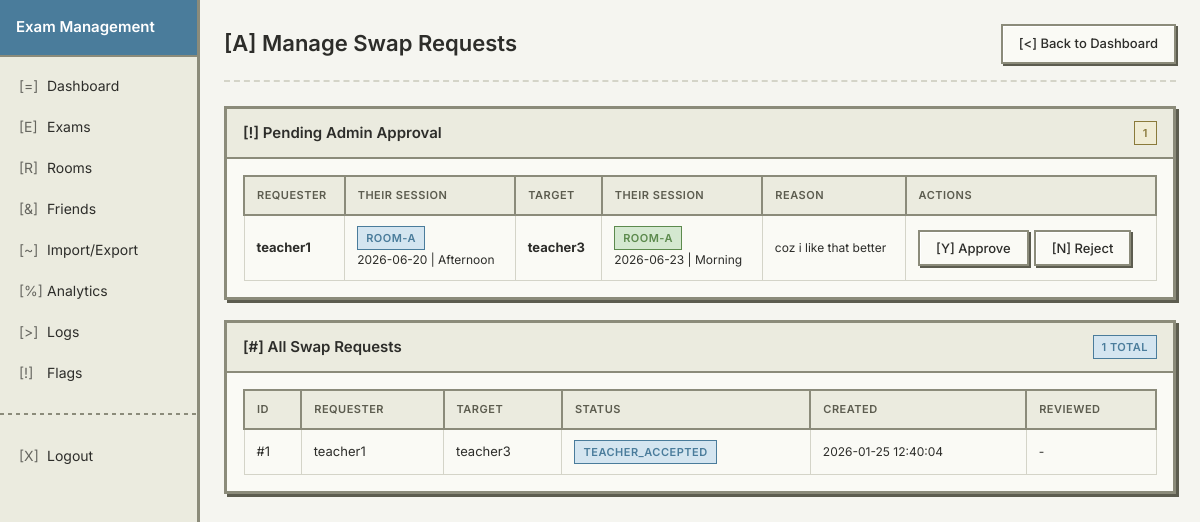
The app's page /admin/swap_requests (signed in) with its own data.
### tables this page shows
CREATE TABLE swap_requests (
            id INTEGER PRIMARY KEY AUTOINCREMENT,
            requester_username TEXT NOT NULL,
            target_username TEXT NOT NULL,
            requester_schedule_id INTEGER NOT NULL,
            target_schedule_id INTEGER NOT NULL,
            status TEXT DEFAULT 'pending',
            reason TEXT,
            admin_notes TEXT,
            created_at TIMESTAMP DEFAULT CURRENT_TIMESTAMP,
            reviewed_at TIMESTAMP,
            reviewed_by TEXT,
            FOREIGN KEY (requester_schedule_id) REFERENCES teacher_schedule(id),
            FOREIGN KEY (target_schedule_id) REFERENCES teacher_schedule(id)
        );

CREATE TABLE teacher_schedule (
            id INTEGER PRIMARY KEY AUTOINCREMENT,
            teacher_username TEXT NOT NULL,
            room_name TEXT NOT NULL,
            exam_date TEXT NOT NULL,
            exam_time TEXT NOT NULL,
            UNIQUE (teacher_username, exam_date, exam_time),
            UNIQUE (room_name, exam_date, exam_time)
        );

### app.py (the view)
@app.route('/admin/swap_requests')
@require_admin
def admin_swap_requests():
    conn = sqlite3.connect(DB_PATH)
    cursor = conn.cursor()
    cursor.execute('''
        SELECT sr.id, sr.requester_username, sr.target_username, sr.status, sr.reason,
               sr.admin_notes, sr.created_at, sr.reviewed_at, sr.reviewed_by,
               ts1.room_name as req_room, ts1.exam_date as req_date, ts1.exam_time as req_time,
               ts2.room_name as tgt_room, ts2.exam_date as tgt_date, ts2.exam_time as tgt_time
        FROM swap_requests sr
        JOIN teacher_schedule ts1 ON sr.requester_schedule_id = ts1.id
        JOIN teacher_schedule ts2 ON sr.target_schedule_id = ts2.id
        ORDER BY
            CASE sr.status WHEN 'teacher_accepted' THEN 0 WHEN 'pending' THEN 1 ELSE 2 END,
            sr.created_at DESC
    ''')
    requests = []
    for row in cursor.fetchall():
        requests.append({
            'id': row[0],
            'requester': row[1],
            'target': row[2],
            'status': row[3],
            'reason': row[4],
            'admin_notes': row[5],
            'created_at': row[6],
            'reviewed_at': row[7],
            'reviewed_by': row[8],
            'requester_session': {'room': row[9], 'date': row[10], 'time': row[11]},
            'target_session': {'room': row[12], 'date': row[13], 'time': row[14]}
        })
    conn.close()
    return render_template('admin_swap_requests.html', requests=requests)

### app.py (called while the page is built)
def require_admin(f):
    @wraps(f)
    def decorated_function(*args, **kwargs):
        if 'role' not in session or session['role'] != 'admin':
            flash('Admin access required.', 'danger')
            return redirect(url_for('login'))
        return f(*args, **kwargs)
    return decorated_function

### templates/admin_swap_requests.html (shortened to what this page needs)
{% extends "base_retro.html" %}
{% block content %}
<div class="page-header">
    <h1>[A] Manage Swap Requests</h1>
    <a href="{{ url_for('admin_dashboard') }}" class="btn">[<] Back to Dashboard</a>
</div>
<div class="card mb-2">
    <div class="card-header flex-between">
        <h3>[!] Pending Admin Approval</h3>
        <span class="badge badge-yellow">{{ requests|selectattr('status', 'equalto', 'teacher_accepted')|list|length }}</span>
    </div>
    <div class="card-body">
        {% set pending = requests|selectattr('status', 'equalto', 'teacher_accepted')|list %}
        {% if pending %}
        <table class="table">
            <thead>
                <tr>
                    <th>Requester</th>
                    <th>Their Session</th>
                    <th>Target</th>
                    <th>Their Session</th>
                    <th>Reason</th>
                    <th>Actions</th>
                </tr>
            </thead>
            <tbody>
                {% for req in pending %}
                <tr>
                    <td><strong>{{ req.requester }}</strong></td>
                    <td>
                        <span class="badge badge-blue">{{ req.requester_session.room }}</span><br>
                        <span class="text-sm">{{ req.requester_session.date }} | {{ req.requester_session.time }}</span>
                    </td>
                    <td><strong>{{ req.target }}</strong></td>
                    <td>
                        <span class="badge badge-green">{{ req.target_session.room }}</span><br>
                        <span class="text-sm">{{ req.target_session.date }} | {{ req.target_session.time }}</span>
                    </td>
                    <td class="text-sm">{{ req.reason or '-' }}</td>
                    <td>
                        <div style="display: flex; gap: 5px;">
                            <form method="POST" action="{{ url_for('approve_swap_request', request_id=req.id) }}" style="display: inline;">
                                <button type="submit" class="btn btn-sm btn-success">[Y] Approve</button>
                            </form>
                            <button type="button" class="btn btn-sm btn-danger" onclick="showRejectModal({{ req.id }})">[N] Reject</button>
                        </div>
                    </td>
                </tr>
                {% endfor %}
            </tbody>
        </table>
        {% else %}
        <div class="empty-state">
            <div class="empty-state-icon">[OK]</div>
            <p>No swap requests awaiting approval.</p>
        </div>
        {% endif %}
    </div>
</div>
<div class="card">
    <div class="card-header flex-between">
        <h3>[#] All Swap Requests</h3>
        <span class="badge badge-blue">{{ requests|length }} total</span>
    </div>
    <div class="card-body">
        {% if requests %}
        <table class="table">
            <thead>
                <tr>
                    <th>ID</th>
                    <th>Requester</th>
                    <th>Target</th>
                    <th>Status</th>
                    <th>Created</th>
                    <th>Reviewed</th>
                </tr>
            </thead>
            <tbody>
                {% for req in requests %}
                <tr>
                    <td>#{{ req.id }}</td>
                    <td>{{ req.requester }}</td>
                    <td>{{ req.target }}</td>
                    <td>
                        <span class="badge {% if req.status == 'approved' %}badge-green{% elif req.status == 'teacher_accepted' %}badge-blue{% elif req.status == 'pending' %}badge-yellow{% else %}badge-red{% endif %}">
                            {{ req.status }}
                        </span>
                    </td>
                    <td class="text-sm">{{ req.created_at }}</td>
                    <td class="text-sm">
                        {% if req.reviewed_at %}
                        {{ req.reviewed_at }}<br>
                        <span class="text-muted">by {{ req.reviewed_by }}</span>
                        {% else %}
                        -
                        {% endif %}
                    </td>
                </tr>
                {% endfor %}
            </tbody>
        </table>
        {% else %}
        <div class="empty-state">
            <div class="empty-state-icon">[?]</div>
            <p>No swap requests found.</p>
        </div>
        {% endif %}
    </div>
</div>
{% endblock %}

### static/css/retro.css (style rules this page uses)
:root { --bg-primary: #f5f5f0; --bg-secondary: #ebebdf; --bg-card: #fafaf5; --border-color: #8b8b7a; --border-dark: #5c5c4f; --border-light: #d4d4c8; --text-primary: #2d2d2a; --text-secondary: #5c5c4f; --text-muted: #8b8b7a; --accent-blue: #4a7c9b; --accent-green: #5c8a4d; --accent-red: #9b4a4a; --accent-yellow: #b8a44a; --accent-purple: #7a5c8a; --shadow: 2px 2px 0 #8b8b7a; --shadow-inset: inset 1px 1px 0 #d4d4c8, inset -1px -1px 0 #5c5c4f; }
* { box-sizing: border-box; }
body { font-family: 'Inter', -apple-system, sans-serif; background-color: var(--bg-primary); color: var(--text-primary); margin: 0; padding: 0; min-height: 100vh; font-size: 14px; line-height: 1.5; }
.card { background: var(--bg-card); border: 3px solid var(--border-color); box-shadow: 3px 3px 0 var(--border-dark); margin-bottom: 20px; }
.card-header { padding: 12px 16px; background: var(--bg-secondary); border-bottom: 2px solid var(--border-color); font-weight: 600; display: flex; align-items: center; justify-content: space-between; }
.card-header h2, .card-header h3 { margin: 0; font-size: 15px; font-weight: 600; }
.card-body { padding: 16px; }
.btn { display: inline-flex; align-items: center; justify-content: center; padding: 8px 16px; font-family: inherit; font-size: 13px; font-weight: 500; border: 2px solid var(--border-color); background: var(--bg-card); color: var(--text-primary); cursor: pointer; box-shadow: 2px 2px 0 var(--border-dark), inset 1px 1px 0 #fff; transition: none; text-decoration: none; }
.btn-success { background: var(--accent-green); color: white; border-color: #4a7040; }
.btn-danger { background: var(--accent-red); color: white; border-color: #7a3a3a; }
.btn-sm { padding: 4px 10px; font-size: 12px; }
.table { width: 100%; border-collapse: collapse; font-size: 13px; }
.table th { text-align: left; padding: 10px 12px; background: var(--bg-secondary); border: 2px solid var(--border-color); font-weight: 600; color: var(--text-secondary); text-transform: uppercase; font-size: 11px; letter-spacing: 0.5px; }
.table td { padding: 10px 12px; border: 1px solid var(--border-light); background: var(--bg-card); }
.badge { display: inline-block; padding: 3px 8px; font-size: 11px; font-weight: 600; border: 1px solid; text-transform: uppercase; letter-spacing: 0.5px; }
.badge-blue { background: #d4e5f0; color: var(--accent-blue); border-color: var(--accent-blue); }
.badge-green { background: #d4e8d0; color: var(--accent-green); border-color: var(--accent-green); }
.badge-yellow { background: #f0ecd4; color: #8a7a3a; border-color: var(--accent-yellow); }
.page-header { display: flex; align-items: center; justify-content: space-between; margin-bottom: 24px; padding-bottom: 16px; border-bottom: 2px dashed var(--border-light); }
.page-header h1 { margin: 0; font-size: 22px; font-weight: 600; color: var(--text-primary); }
.text-sm { font-size: 12px; }
.mb-2 { margin-bottom: 16px; }
.flex-between { display: flex; justify-content: space-between; align-items: center; }
.card { background: var(--bg-card); border: 3px solid var(--border-color); box-shadow: 3px 3px 0 var(--border-dark); margin-bottom: 20px; transition: transform 0.15s ease, box-shadow 0.15s ease; }
.btn { display: inline-flex; align-items: center; justify-content: center; padding: 8px 16px; font-family: inherit; font-size: 13px; font-weight: 500; border: 2px solid var(--border-color); background: var(--bg-card); color: var(--text-primary); cursor: pointer; box-shadow: 2px 2px 0 var(--border-dark), inset 1px 1px 0 #fff; transition: background 0.15s ease, transform 0.1s ease; text-decoration: none; }
.table tr { transition: background 0.15s ease; }
.badge { display: inline-block; padding: 3px 8px; font-size: 11px; font-weight: 600; border: 1px solid; text-transform: uppercase; letter-spacing: 0.5px; transition: transform 0.15s ease; }

### records on screen
swap_requests: requester "teacher1", requester_session.room "ROOM-A", requester_session "2026-06-20", requester_session.time "Afternoon", target "teacher3", target_session.room "ROOM-A", target_session "2026-06-23", target_session.time "Morning", reason "coz i like that better", id "1", status "TEACHER_ACCEPTED", created_at "2026-01-25 12:40:04"

### other values on screen
{{ requests|length }} "1"
